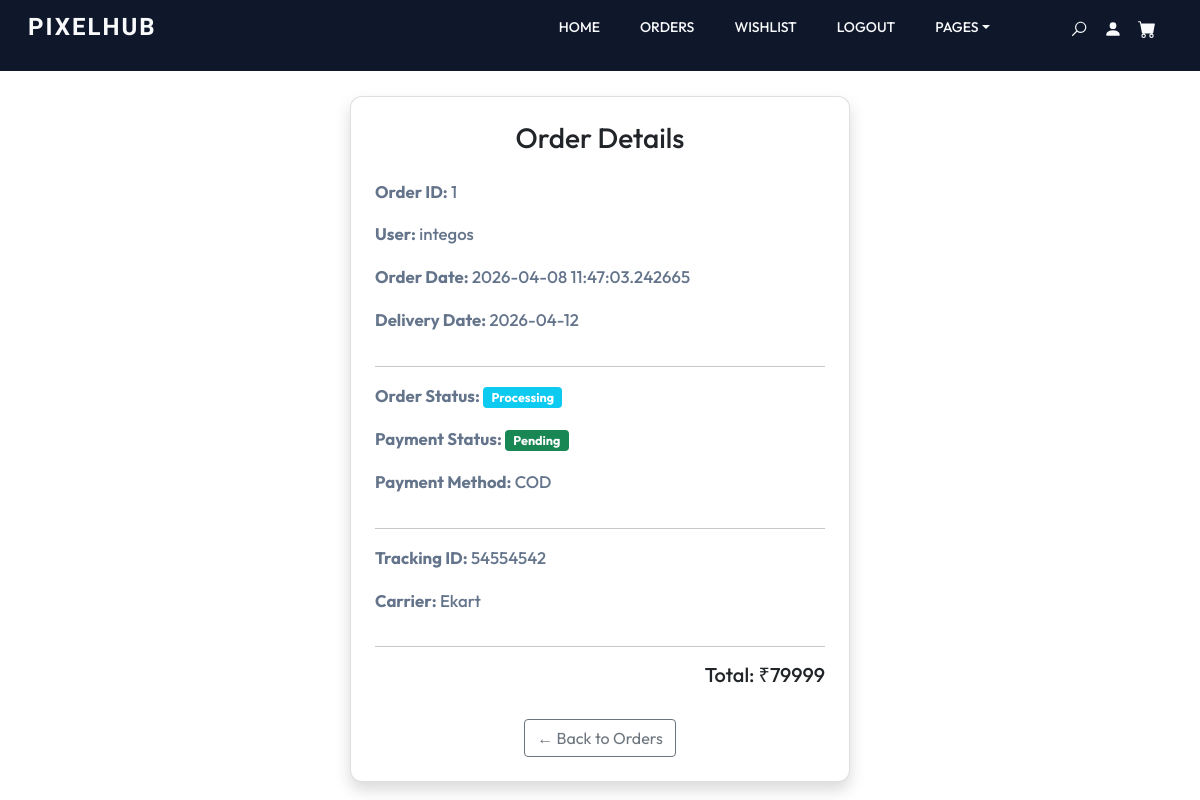
The app's page /orderdetails/1/ (signed in), older data.
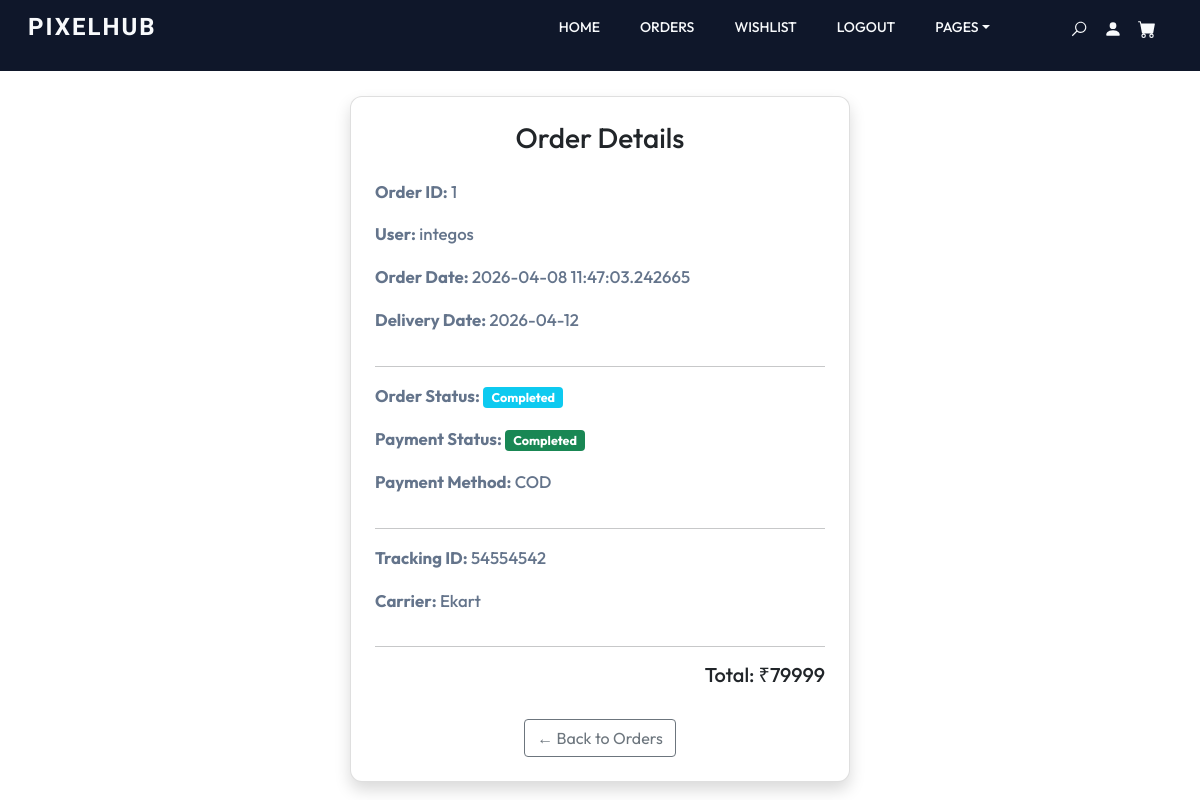
The same page, newer data.
### user/models.py (models this page shows)
class Order(models.Model):
    user=models.ForeignKey(User,on_delete=models.CASCADE)
    orderdate=models.CharField(max_length=100)
    deliverydate=models.CharField(max_length=100)
    orderstatus=models.CharField(max_length=100,default='pending')
    paymentstatus=models.CharField(max_length=100)
    payment_method=models.CharField(max_length=100)
    tracking_id=models.CharField(max_length=100)
    carrier=models.CharField(max_length=100)
    total_amount=models.IntegerField(null=True)

### user/views.py (the view)
# urls.py: path('orderdetails/<int:id>/',views.orderdetails,name='orderdetails'),
def orderdetails(request,id):
    if not request.user.is_authenticated:
        messages.error(request, 'Please log in to view order details.')
        return redirect('login_user')
    order = Order.objects.get(id=id)
    items = orderitem.objects.filter(order=order)
    return render(request,'user/orderdetails.html',{'order':order,'items':items})

### template/user/orderdetails.html (shortened to what this page needs)
{% extends 'user/pixel1.html' %}
{% block content %}
<div class="container mt-5 pt-5 d-flex justify-content-center">
    <div class="card shadow p-4" style="width:500px; border-radius:12px;">
        <h3 class="text-center mb-4">Order Details</h3>
        <p><b>Order ID:</b> {{ order.id }}</p>
        <p><b>User:</b> {{ order.user }}</p>
        <p><b>Order Date:</b> {{ order.orderdate }}</p>
        <p><b>Delivery Date:</b> {{ order.deliverydate }}</p>
        <hr>
        <p><b>Order Status:</b>
            <span class="badge bg-info">{{ order.orderstatus }}</span>
        </p>
        <p><b>Payment Status:</b>
            <span class="badge bg-success">{{ order.paymentstatus }}</span>
        </p>
        <p><b>Payment Method:</b> {{ order.payment_method }}</p>
        <hr>
        <p><b>Tracking ID:</b> {{ order.tracking_id }}</p>
        <p><b>Carrier:</b> {{ order.carrier }}</p>
        <hr>
        <h5 class="text-end">Total: ₹{{ order.total_amount }}</h5>
        <div class="text-center mt-4">
            <a href="{% url 'vieworder' %}" class="btn btn-outline-secondary">
                ← Back to Orders
            </a>
        </div>
    </div>
</div>
{% endblock %}

Row changes from the older to the newer data that the page shows:
changed Order "COD": orderstatus "Processing" → "Completed"; paymentstatus "Pending" → "Completed"
